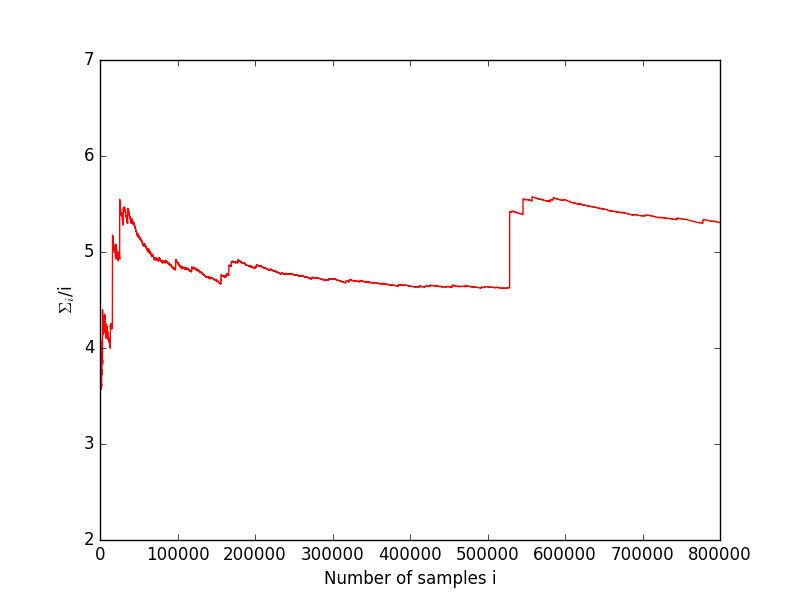

This figure's Python source:
import random
import math as m

def direct_gamma(gamma, N):
        S=0.
        s=0.
        for i in range(N):
                x=random.uniform(0, 1)
                S+=x**gamma
                s+=x**(2*gamma)
        mean=S*1./N
        y=s*1./N
        var=m.sqrt(y-mean**2)
        error=var/m.sqrt(N)
        return [mean, error]


import pylab
S=0.
RE=[]
for i in range(1, 800001):
        x=random.uniform(0, 1)
        S+=x**(-0.8)
        RE+=[S/i, ]
pylab.plot(range(1, 800001), RE, 'r-')
pylab.ylabel("$\Sigma_i$/i")
pylab.xlabel("Number of samples i")
